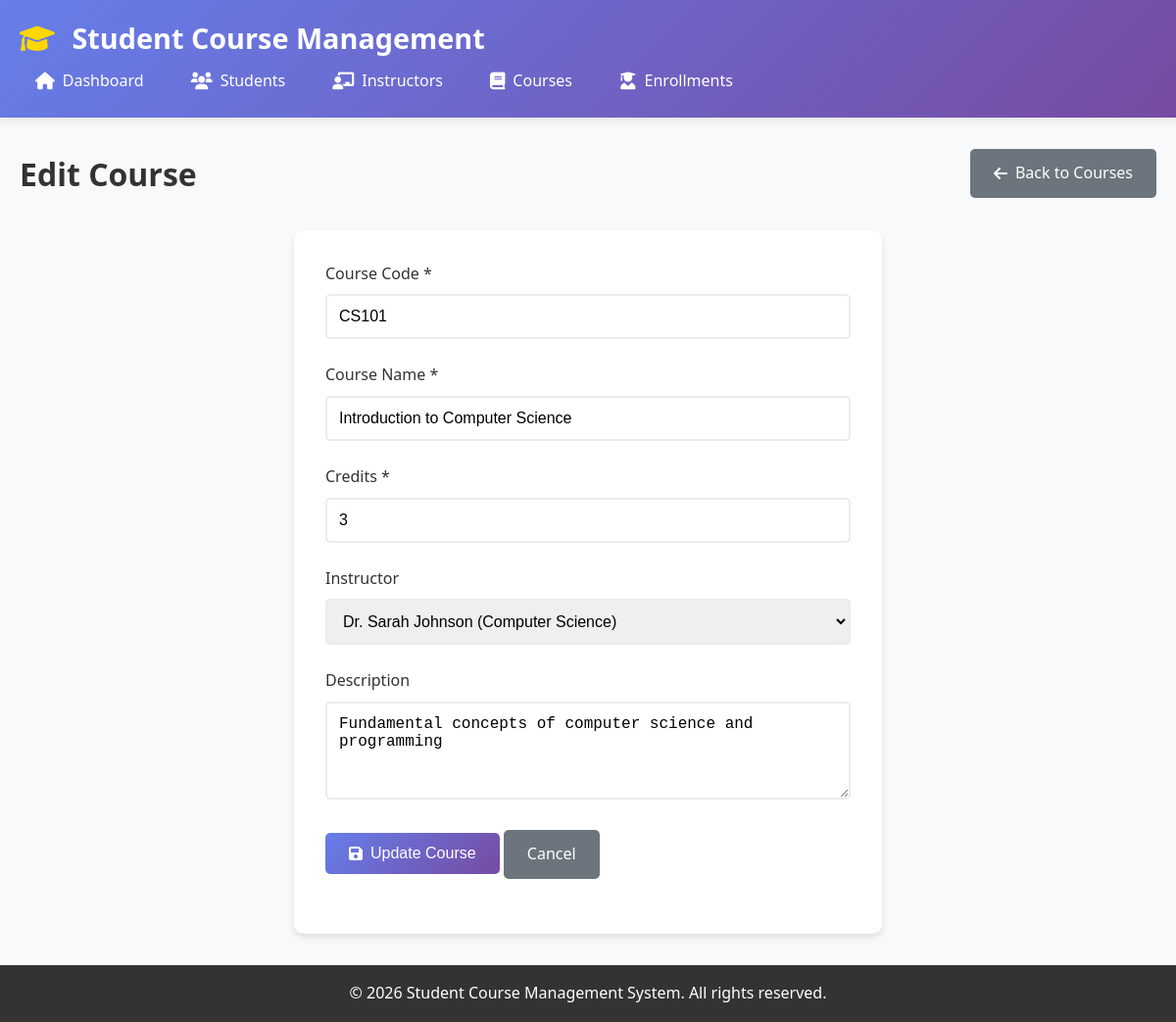
Screenshot of /pages/courses/edit.php?id=1 with the database file from the repository.
### tables this page shows
CREATE TABLE courses (
    course_id INT AUTO_INCREMENT PRIMARY KEY,
    course_code VARCHAR(10) UNIQUE NOT NULL,
    course_name VARCHAR(100) NOT NULL,
    credits INT NOT NULL,
    instructor_id INT,
    description TEXT,
    created_at TIMESTAMP DEFAULT CURRENT_TIMESTAMP,
    updated_at TIMESTAMP DEFAULT CURRENT_TIMESTAMP ON UPDATE CURRENT_TIMESTAMP,
    FOREIGN KEY (instructor_id) REFERENCES instructors(instructor_id) ON DELETE SET NULL
);

CREATE TABLE instructors (
    instructor_id INT AUTO_INCREMENT PRIMARY KEY,
    first_name VARCHAR(50) NOT NULL,
    last_name VARCHAR(50) NOT NULL,
    email VARCHAR(100) UNIQUE NOT NULL,
    department VARCHAR(100),
    hire_date DATE,
    created_at TIMESTAMP DEFAULT CURRENT_TIMESTAMP,
    updated_at TIMESTAMP DEFAULT CURRENT_TIMESTAMP ON UPDATE CURRENT_TIMESTAMP
);

### config/database.php (called while the page is built, shortened)
<?php
class Database {
    private static $instance = null;
    private $connection;
    private function __construct() {
        try {
            $dsn = "mysql:host=" . DB_HOST . ";dbname=" . DB_NAME . ";charset=" . DB_CHARSET;
            $options = [
                PDO::ATTR_ERRMODE => PDO::ERRMODE_EXCEPTION,
                PDO::ATTR_DEFAULT_FETCH_MODE => PDO::FETCH_ASSOC,
                PDO::ATTR_EMULATE_PREPARES => false,
            ];
            $this->connection = new PDO($dsn, DB_USER, DB_PASS, $options);
        } catch (PDOException $e) {
            error_log("Database connection failed: " . $e->getMessage());
            throw new Exception("Database connection failed. Please try again later.");
        }
    }
    public static function getInstance() {
        if (self::$instance === null) {
            self::$instance = new self();
        }
        return self::$instance;
    }
    public function query($sql, $params = []) {
        try {
            $stmt = $this->connection->prepare($sql);
            $stmt->execute($params);
            return $stmt;
        } catch (PDOException $e) {
            error_log("Database query failed: " . $e->getMessage());
            throw new Exception("Database operation failed. Please try again.");
        }
    }
}
function getDB() {
    return Database::getInstance();
}
?>

### pages/courses/edit.php (the view, shortened to what this page needs)
<?php
require_once '../../includes/header.php';
$course_id = isset($_GET['id']) ? (int)$_GET['id'] : 0;
try {
    $db = getDB();
    $stmt = $db->query("SELECT * FROM courses WHERE course_id = ?", [$course_id]);
    $course = $stmt->fetch();
    $stmt = $db->query("SELECT instructor_id, first_name, last_name, department FROM instructors ORDER BY last_name, first_name");
    $instructors = $stmt->fetchAll();
} catch (Exception $e) {
    header('Location: index.php');
    exit;
}
?>
<div class="page-header">
    <h1 class="page-title">Edit Course</h1>
    <a href="index.php" class="btn btn-secondary">
        <i class="fas fa-arrow-left"></i> Back to Courses
    </a>
</div>
<div class="form-container">
    <form method="POST" data-validate>
        <div class="form-group">
            <label for="course_code" class="form-label">Course Code *</label>
            <input type="text" id="course_code" name="course_code" class="form-control"
                   value="<?php echo htmlspecialchars($course['course_code']); ?>" required>
        </div>
        <div class="form-group">
            <label for="course_name" class="form-label">Course Name *</label>
            <input type="text" id="course_name" name="course_name" class="form-control"
                   value="<?php echo htmlspecialchars($course['course_name']); ?>" required>
        </div>
        <div class="form-group">
            <label for="credits" class="form-label">Credits *</label>
            <input type="number" id="credits" name="credits" class="form-control"
                   value="<?php echo htmlspecialchars($course['credits']); ?>" required min="1" max="10">
        </div>
        <div class="form-group">
            <label for="instructor_id" class="form-label">Instructor</label>
            <select id="instructor_id" name="instructor_id" class="form-control">
                <?php foreach ($instructors as $instructor): ?>
                    <option value="<?php echo $instructor['instructor_id']; ?>"
                            <?php echo $course['instructor_id'] == $instructor['instructor_id'] ? 'selected' : ''; ?>>
                        <?php echo htmlspecialchars($instructor['first_name'] . ' ' . $instructor['last_name'] .
                                                   ' (' . $instructor['department'] . ')'); ?>
                    </option>
                <?php endforeach; ?>
            </select>
        </div>
        <div class="form-group">
            <label for="description" class="form-label">Description</label>
            <textarea id="description" name="description" class="form-control" rows="4"><?php echo htmlspecialchars($course['description']); ?></textarea>
        </div>
        <div class="form-group">
            <button type="submit" class="btn btn-primary">
                <i class="fas fa-save"></i> Update Course
            </button>
            <a href="index.php" class="btn btn-secondary">Cancel</a>
        </div>
    </form>
</div>
<?php require_once '../../includes/footer.php'; ?>

### css/style.css (style rules this page uses)
* { margin: 0; padding: 0; box-sizing: border-box; }
body { font-family: 'Segoe UI', Tahoma, Geneva, Verdana, sans-serif; line-height: 1.6; color: #333; background-color: #f8f9fa; }
.page-header { display: flex; justify-content: space-between; align-items: center; margin-bottom: 2rem; flex-wrap: wrap; gap: 1rem; }
.page-title { font-size: 2rem; color: #333; margin: 0; }
.btn { display: inline-flex; align-items: center; gap: 0.5rem; padding: 0.75rem 1.5rem; border: none; border-radius: 5px; text-decoration: none; font-size: 1rem; font-weight: 500; cursor: pointer; transition: all 0.3s ease; text-align: center; }
.btn-primary { background: linear-gradient(135deg, #667eea 0%, #764ba2 100%); color: white; }
.btn-secondary { background: #6c757d; color: white; }
.form-container { background: white; padding: 2rem; border-radius: 10px; box-shadow: 0 4px 6px rgba(0,0,0,0.1); max-width: 600px; margin: 0 auto; }
.form-group { margin-bottom: 1.5rem; }
.form-label { display: block; margin-bottom: 0.5rem; font-weight: 500; color: #333; }
.form-control { width: 100%; padding: 0.75rem; border: 2px solid #e9ecef; border-radius: 5px; font-size: 1rem; transition: border-color 0.3s ease; }
textarea.form-control { resize: vertical; min-height: 100px; }

### rows the page displays
courses: course_code "CS101", course_name "Introduction to Computer Science", credits "3", instructor_id "Dr. Sarah Johnson (Computer Science)", description "Fundamental concepts of computer science and programming"
